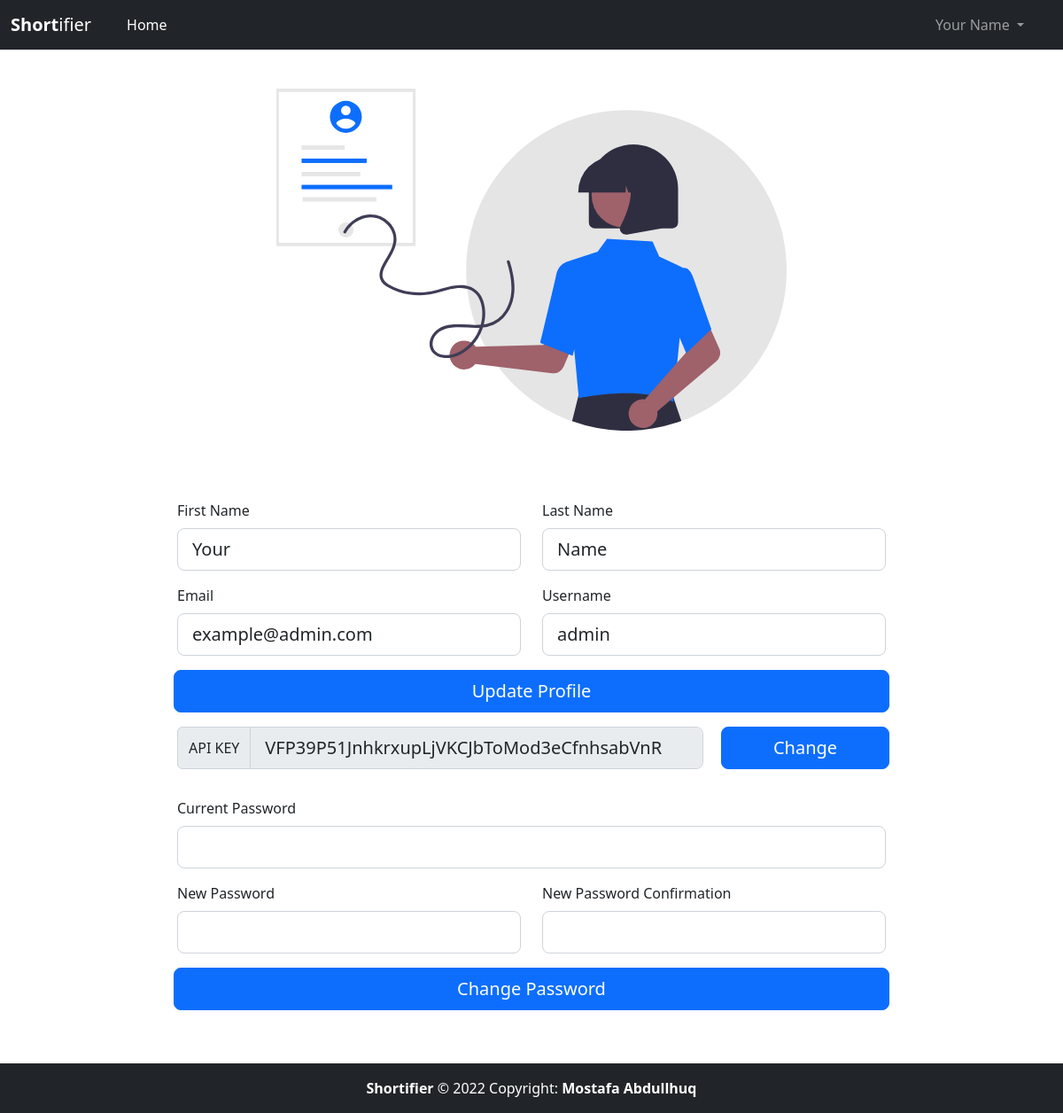
The app's page /settings (signed in) with its own data.
### tables this page shows
CREATE TABLE "users" (
  "id" integer PRIMARY KEY,
  "first_name" text NOT NULL,
  "last_name" text NOT NULL,
  "email" text UNIQUE NOT NULL,
  "username" text UNIQUE NOT NULL,
  "password" text NOT NULL,
  "api_key" text UNIQUE NOT NULL
);

### app.py (the view)
@login_required
@app.route("/settings", methods=["GET", "POST"])
def settings():
    if request.method == "GET":
        return render_template("settings.html")

### app.py (called while the page is built)
def check_user_authenication():
    try:
        userID = session["user_id"]
        apiKey = session["api_key"]
        if not userID or not apiKey:
            return False
        userExist = getUserDetails(userID, apiKey)
        if userExist:
            return True
        else:
            return False
    except:
        return False

def getUserDetails(userID, apiKey=False):
    if userID and not apiKey:
        userDetails = db.execute("SELECT * FROM users WHERE id = ?", userID)
    else:
        userDetails = db.execute("SELECT * FROM users WHERE id = ? AND api_key = ?", userID, apiKey)
    if len(userDetails) == 0:
        userDetails = False
    else:
        userDetails = userDetails[0]
    return userDetails

@app.after_request
def after_request(response):
    response.headers["Cache-Control"] = "no-cache, no-store, must-revalidate"
    response.headers["Expires"] = 0
    response.headers["Pragma"] = "no-cache"
    return response

@app.context_processor
def get_user_details():
    if check_user_authenication():
        try:
            userDetails = db.execute("SELECT * FROM users WHERE id = ?", session["user_id"])[0]
        except:
            userDetails = False
    else:
        userDetails = False
    return dict(userDetails=userDetails)

### templates/settings.html (shortened to what this page needs)
{% extends 'layout.html' %}
{% block body %}
    <div class="container">
        <div class="row mb-5 settings-image-container">
            <img src="static/img/settings.svg" alt="Settings" class="img-responsive" />
        </div>
        <div class="settings-form">
            <div class="mb-3 row">
                <div class="col-md-6">
                    <label for="settings-first-name" class="form-label">First Name</label>
                    <input type="text" class="form-control form-control-lg col me-3 settings-first-name" id="settings-first-name"  name="first_name" value="{{userDetails['first_name']}}" required>
                </div>
                <div class="col-md-6">
                    <label for="settings-last-name" class="form-label">Last Name</label>
                    <input type="text" class="form-control form-control-lg col me-3 settings-last-name" id="settings-last-name"  name="last_name" value="{{userDetails['last_name']}}" required>
                </div>
            </div>
            <div class="mb-3 row">
                <div class="col-md-6">
                    <label for="settings-email-address" class="form-label">Email</label>
                    <input type="email" class="form-control form-control-lg col me-3 settings-email-address" id="settings-email-address"  name="email_address" value="{{userDetails['email']}}" required>
                </div>
                <div class="col-md-6">
                    <label for="settings-username" class="form-label">Username</label>
                    <input type="text" class="form-control form-control-lg col me-3 settings-username" id="settings-username"  name="username" value="{{userDetails['username']}}" required>
                </div>
            </div>
            <div class="submit-container mb-3 mt-3 row">
                <button class="btn btn-primary btn-lg update-profile-submit col ms-2 me-2">Update Profile</button>
            </div>
            <div class="mb-3 row">
                <div class="col-9">
                    <div class="input-group mb-3">
                        <span class="input-group-text" id="settings-api-key">API KEY</span>
                        <input type="text" class="form-control form-control-lg  settings-api-key" name="settings-api-key" value="{{userDetails['api_key']}}" disabled aria-describedby="settings-api-key">
                    </div>
                </div>
                <div class="col-3">
                    <div class="row">
                        <button class="btn btn-primary btn-lg settings-generate-new-key ms-2 me-2 col">Change</button>
                    </div>
                </div>
            </div>
            <div class="mb-3 row">
                <div class="col">
                    <label for="settings-current-password" class="form-label">Current Password</label>
                    <input type="password" class="form-control form-control-lg col me-3 settings-current-password" id="settings-current-password"  name="current_password" required>
                </div>
            </div>
            <div class="mb-3 row">
                <div class="col-md-6">
                    <label for="settings-new-password" class="form-label">New Password</label>
                    <input type="password" class="form-control form-control-lg col me-3 settings-new-password" id="settings-new-password"  name="new_password" required>
                </div>
                <div class="col-md-6">
                    <label for="settings-new-password-confirmation" class="form-label">New Password Confirmation</label>
                    <input type="password" class="form-control form-control-lg col me-3 settings-new-password-confirmation" id="settings-new-password-confirmation"  name="new_password_confirmation" required>
                </div>
            </div>
            <div class="submit-container mb-3 mt-3 row">
                <button class="btn btn-primary btn-lg update-password-submit col ms-2 me-2">Change Password</button>
            </div>
        </div>
    </div>
{% endblock %}

### templates/layout.html (shortened to what this page needs)
<!DOCTYPE html>
<html lang="en">
<head>
    <link href="https://cdn.jsdelivr.net/npm/bootstrap@5.2.0/dist/css/bootstrap.min.css" rel="stylesheet">
    <link rel="stylesheet" href="static/style.css" />
</head>
<body>
    <nav class="navbar navbar-expand-lg navbar-dark bg-dark">
        <div class="container-fluid">
            <a class="navbar-brand" href="/"><span style="font-weight: bold;">Short</span>ifier</a>
            <div class="collapse navbar-collapse" id="navbarSupportedContent">
                <ul class="navbar-nav me-auto mb-2 mb-lg-0">
                    <li class="nav-item ms-3">
                    <a class="nav-link active" aria-current="page" href="/">Home</a>
                    </li>
                </ul>
                {% if session["api_key"] and session["user_id"]%}
                    <div class="user-controls me-4">
                        <ul class="navbar-nav me-auto mb-2 mb-lg-0">
                            <li class="nav-item dropdown">
                            <a class="nav-link dropdown-toggle" href="#" role="button" data-bs-toggle="dropdown" aria-expanded="false">
                                {{userDetails["first_name"]}} {{userDetails["last_name"]}}
                            </a>
                            </li>
                        </ul>
                    </div>
                {% endif %}
            </div>
        </div>
    </nav>
    {% block body %}{% endblock %}
    <footer class="bg-dark text-center text-lg-start">
        <div class="text-center p-3">
            <span>Shortifier</span> © 2022 Copyright:
            <span>Mostafa Abdullhuq</span>
        </div>
    </footer>
</body>
</html>

### static/style.css (style rules this page uses)
nav.navbar { position: fixed !important; top:0%; width: 100%; z-index: 1; }
.container { padding: 100px 0; }
footer { color: #fff; position: fixed; bottom:0px; width: 100%; }
footer span { font-weight: bold; }
div.login-image-container img, .settings-image-container img { max-width: 600px; }
.login-form, .settings-form { max-width: 800px; margin: 0px auto; }
.settings-image-container img { margin: 0px auto 30px auto; }

### records on screen
users: first_name "Your", last_name "Name", email_address "example@admin.com", username "admin", settings-api-key "VFP39P51JnhkrxupLjVKCJbToMod3eCfnhsabVnR"
